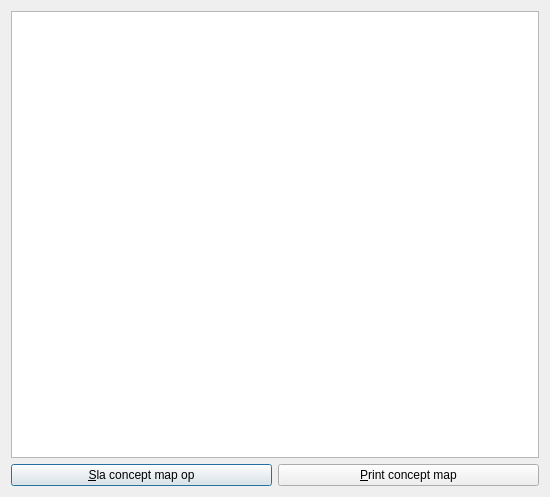
<?xml version="1.0" encoding="UTF-8"?>
<ui version="4.0">
 <class>QtPvdbConceptMapDialog</class>
 <widget class="QDialog" name="QtPvdbConceptMapDialog">
  <property name="geometry">
   <rect>
    <x>0</x>
    <y>0</y>
    <width>550</width>
    <height>497</height>
   </rect>
  </property>
  <property name="windowTitle">
   <string>Construeer een concept map-scherm</string>
  </property>
  <property name="windowIcon">
   <iconset resource="ProjectVanDenBogaart.qrc">
    <normaloff>:/images/PicArrow14x14.png</normaloff>:/images/PicArrow14x14.png</iconset>
  </property>
  <layout class="QVBoxLayout" name="verticalLayout">
   <item>
    <widget class="QtPvdbConceptMapEditWidget" name="widget"/>
   </item>
   <item>
    <layout class="QHBoxLayout" name="horizontalLayout">
     <item>
      <widget class="QPushButton" name="button_save">
       <property name="focusPolicy">
        <enum>Qt::TabFocus</enum>
       </property>
       <property name="text">
        <string>&amp;Sla concept map op</string>
       </property>
      </widget>
     </item>
     <item>
      <widget class="QPushButton" name="button_print">
       <property name="focusPolicy">
        <enum>Qt::TabFocus</enum>
       </property>
       <property name="text">
        <string>&amp;Print concept map</string>
       </property>
      </widget>
     </item>
    </layout>
   </item>
  </layout>
 </widget>
 <customwidgets>
  <customwidget>
   <class>QtPvdbConceptMapEditWidget</class>
   <extends>QGraphicsView</extends>
   <header>qtpvdbconceptmapeditwidget.h</header>
  </customwidget>
 </customwidgets>
 <tabstops>
  <tabstop>button_print</tabstop>
 </tabstops>
 <resources>
  <include location="ProjectVanDenBogaart.qrc"/>
 </resources>
 <connections/>
</ui>
